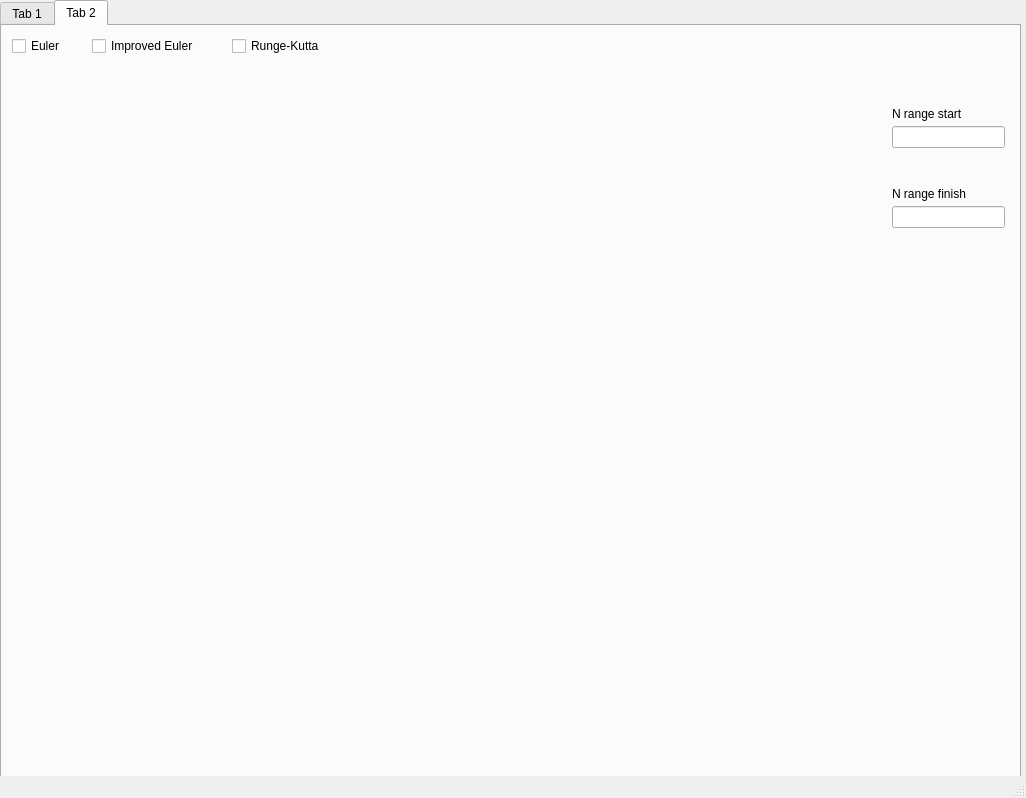
<?xml version="1.0" encoding="UTF-8"?>
<ui version="4.0">
 <class>MainWindow</class>
 <widget class="QMainWindow" name="MainWindow">
  <property name="geometry">
   <rect>
    <x>0</x>
    <y>0</y>
    <width>1026</width>
    <height>798</height>
   </rect>
  </property>
  <property name="windowTitle">
   <string>MainWindow</string>
  </property>
  <widget class="QWidget" name="centralwidget">
   <widget class="QTabWidget" name="tabWidget">
    <property name="geometry">
     <rect>
      <x>0</x>
      <y>0</y>
      <width>1021</width>
      <height>791</height>
     </rect>
    </property>
    <property name="currentIndex">
     <number>1</number>
    </property>
    <widget class="QWidget" name="Tab1">
     <attribute name="title">
      <string>Tab 1</string>
     </attribute>
     <widget class="QLineEdit" name="lineEdit">
      <property name="geometry">
       <rect>
        <x>890</x>
        <y>110</y>
        <width>113</width>
        <height>22</height>
       </rect>
      </property>
     </widget>
     <widget class="QLabel" name="label">
      <property name="geometry">
       <rect>
        <x>890</x>
        <y>90</y>
        <width>55</width>
        <height>16</height>
       </rect>
      </property>
      <property name="text">
       <string>x0</string>
      </property>
     </widget>
     <widget class="QLineEdit" name="lineEdit_2">
      <property name="geometry">
       <rect>
        <x>890</x>
        <y>170</y>
        <width>113</width>
        <height>22</height>
       </rect>
      </property>
     </widget>
     <widget class="QLabel" name="label_2">
      <property name="geometry">
       <rect>
        <x>890</x>
        <y>150</y>
        <width>55</width>
        <height>16</height>
       </rect>
      </property>
      <property name="text">
       <string>y0</string>
      </property>
     </widget>
     <widget class="QLineEdit" name="lineEdit_3">
      <property name="geometry">
       <rect>
        <x>890</x>
        <y>230</y>
        <width>113</width>
        <height>22</height>
       </rect>
      </property>
     </widget>
     <widget class="QLabel" name="label_3">
      <property name="geometry">
       <rect>
        <x>890</x>
        <y>210</y>
        <width>55</width>
        <height>16</height>
       </rect>
      </property>
      <property name="text">
       <string>X</string>
      </property>
     </widget>
     <widget class="QLineEdit" name="lineEdit_4">
      <property name="geometry">
       <rect>
        <x>890</x>
        <y>290</y>
        <width>113</width>
        <height>22</height>
       </rect>
      </property>
     </widget>
     <widget class="QLabel" name="label_4">
      <property name="geometry">
       <rect>
        <x>890</x>
        <y>270</y>
        <width>55</width>
        <height>16</height>
       </rect>
      </property>
      <property name="text">
       <string>N</string>
      </property>
     </widget>
     <widget class="QWidget" name="widget" native="true">
      <property name="geometry">
       <rect>
        <x>20</x>
        <y>40</y>
        <width>851</width>
        <height>301</height>
       </rect>
      </property>
     </widget>
     <widget class="QWidget" name="widget_2" native="true">
      <property name="geometry">
       <rect>
        <x>20</x>
        <y>370</y>
        <width>851</width>
        <height>361</height>
       </rect>
      </property>
     </widget>
     <widget class="QCheckBox" name="checkBox">
      <property name="geometry">
       <rect>
        <x>10</x>
        <y>10</y>
        <width>81</width>
        <height>20</height>
       </rect>
      </property>
      <property name="text">
       <string>Exact</string>
      </property>
     </widget>
     <widget class="QCheckBox" name="checkBox_2">
      <property name="geometry">
       <rect>
        <x>110</x>
        <y>10</y>
        <width>81</width>
        <height>20</height>
       </rect>
      </property>
      <property name="text">
       <string>Euler</string>
      </property>
     </widget>
     <widget class="QCheckBox" name="checkBox_3">
      <property name="geometry">
       <rect>
        <x>210</x>
        <y>10</y>
        <width>131</width>
        <height>20</height>
       </rect>
      </property>
      <property name="text">
       <string>Improved Euler</string>
      </property>
     </widget>
     <widget class="QCheckBox" name="checkBox_4">
      <property name="geometry">
       <rect>
        <x>350</x>
        <y>10</y>
        <width>101</width>
        <height>20</height>
       </rect>
      </property>
      <property name="text">
       <string>Runge-Kutta</string>
      </property>
     </widget>
    </widget>
    <widget class="QWidget" name="Tab2">
     <attribute name="title">
      <string>Tab 2</string>
     </attribute>
     <widget class="QWidget" name="widget_3" native="true">
      <property name="geometry">
       <rect>
        <x>20</x>
        <y>50</y>
        <width>851</width>
        <height>691</height>
       </rect>
      </property>
     </widget>
     <widget class="QLineEdit" name="lineEdit_5">
      <property name="geometry">
       <rect>
        <x>890</x>
        <y>100</y>
        <width>113</width>
        <height>22</height>
       </rect>
      </property>
     </widget>
     <widget class="QLineEdit" name="lineEdit_6">
      <property name="geometry">
       <rect>
        <x>890</x>
        <y>180</y>
        <width>113</width>
        <height>22</height>
       </rect>
      </property>
     </widget>
     <widget class="QLabel" name="label_5">
      <property name="geometry">
       <rect>
        <x>890</x>
        <y>80</y>
        <width>81</width>
        <height>16</height>
       </rect>
      </property>
      <property name="text">
       <string>N range start</string>
      </property>
     </widget>
     <widget class="QLabel" name="label_6">
      <property name="geometry">
       <rect>
        <x>890</x>
        <y>160</y>
        <width>91</width>
        <height>16</height>
       </rect>
      </property>
      <property name="text">
       <string>N range finish</string>
      </property>
     </widget>
     <widget class="QCheckBox" name="checkBox_5">
      <property name="geometry">
       <rect>
        <x>10</x>
        <y>10</y>
        <width>81</width>
        <height>20</height>
       </rect>
      </property>
      <property name="text">
       <string>Euler</string>
      </property>
     </widget>
     <widget class="QCheckBox" name="checkBox_7">
      <property name="geometry">
       <rect>
        <x>230</x>
        <y>10</y>
        <width>101</width>
        <height>20</height>
       </rect>
      </property>
      <property name="text">
       <string>Runge-Kutta</string>
      </property>
     </widget>
     <widget class="QCheckBox" name="checkBox_8">
      <property name="geometry">
       <rect>
        <x>90</x>
        <y>10</y>
        <width>131</width>
        <height>20</height>
       </rect>
      </property>
      <property name="text">
       <string>Improved Euler</string>
      </property>
     </widget>
    </widget>
   </widget>
  </widget>
  <widget class="QStatusBar" name="statusbar"/>
 </widget>
 <resources/>
 <connections/>
</ui>
